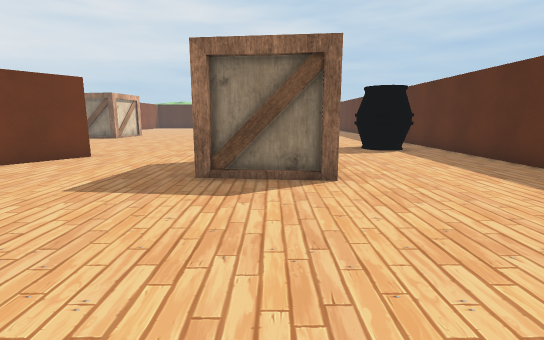
[1] (above)

16 first-person views from a walk through a scene from a Unity 3-D project. The camera is 1.2 m above the floor, tilts 10° down and sees 85° across. The floor is counted in squares, 1 m on a side. Each view is taken from the middle of a square. On the plan, view 1 faces up. The plan holds only what a view shows up to about 13 squares ahead; the rest is blank. The place goes on beyond the plan. Some surface patterns are stand-ins.

[2]
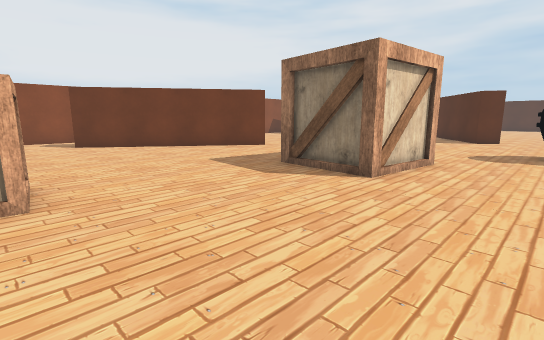

[3]
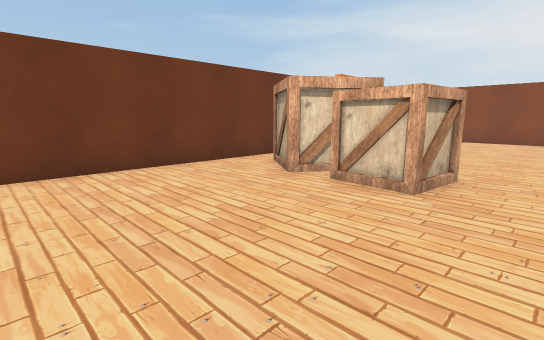

[4]
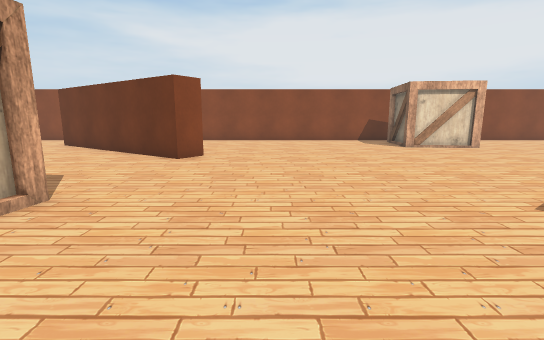

[5]
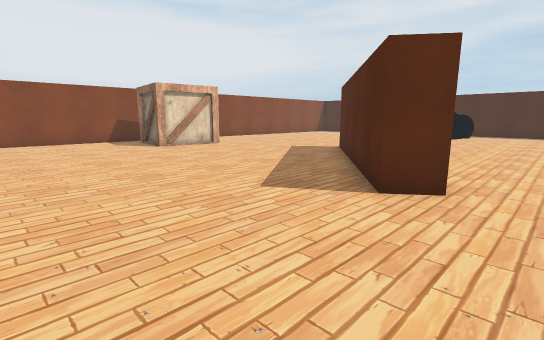

[6]
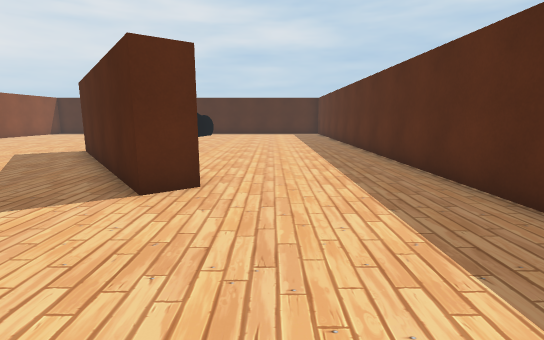

[7]
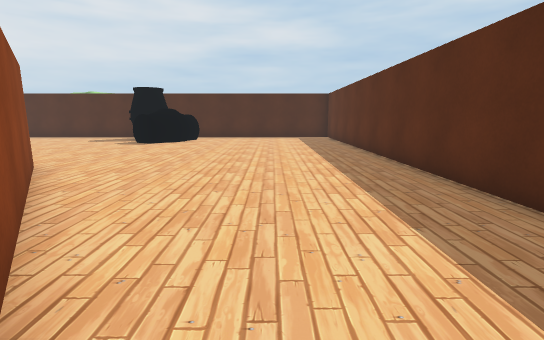

[8]
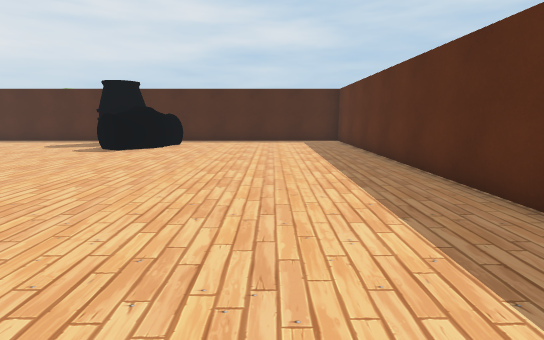

[9]
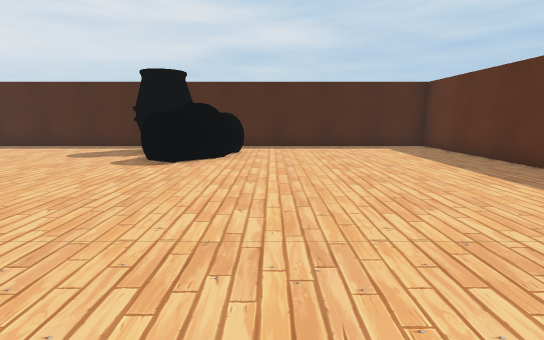

[10]
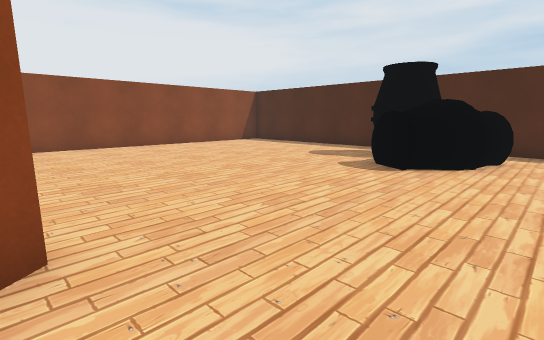

[11]
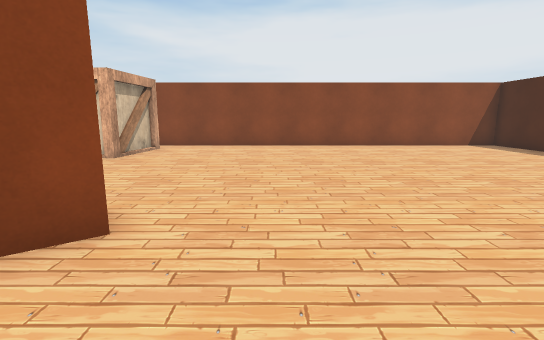

[12]
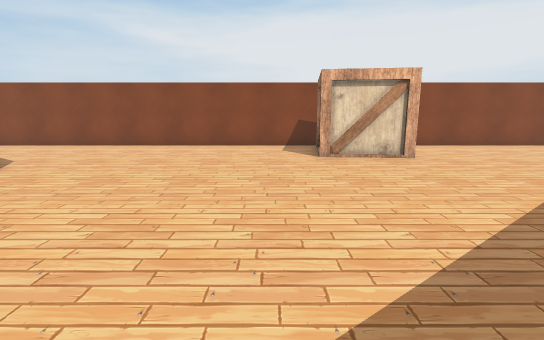

[13]
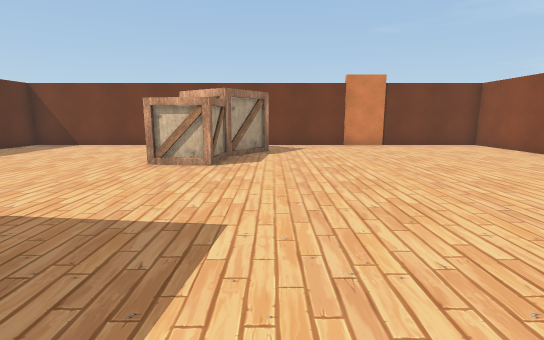

[14]
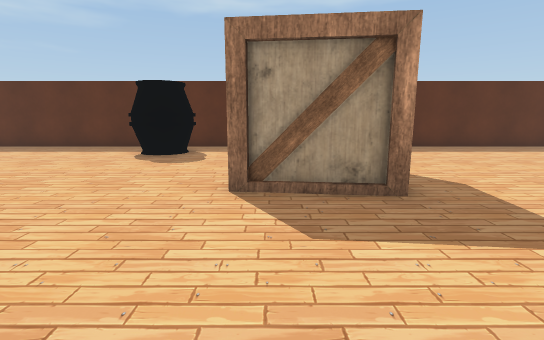

[15]
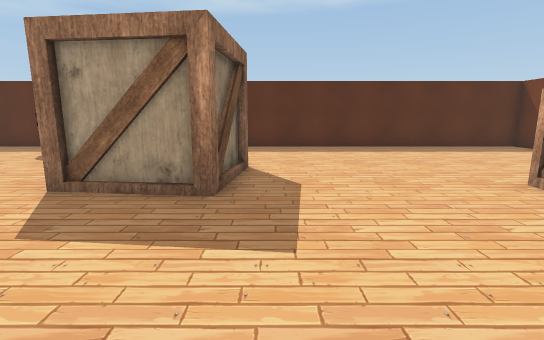

[16]
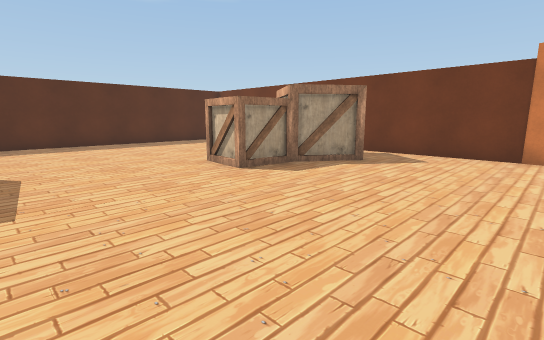

### Floor plan
Key: @ floor where view 1 was taken; # wall or solid block; . floor; B barrel; A box.
Columns run from 13 left of view 1 to 7 right of it. Each row starts with its distance up from view 1.
 35 ########   ##########
 34 #........   ........#
 33 #.......B BB........#
 32 #........BBBB.......#
 31 #........BBB........#
 30 #.........B.........#
 29 #...................#
 28 #...................#
 27 #...................#
 26 #...................#
 25 #...................#
 24 #...................#
 23 #.........#.........#
 22 #.........##........#
 21 #..........##.......#
 20 #.A##......##.......#
 19 #A ##.......##......#
 18 #A #A........##.....#
 17 #.............#.....#
 16 #...................#
 15 #...................#
 14 #...................#
 13 #................B..#
 12 #................B .#
 11 #................BB.#
 10 #...................#
  9 #.....##............#
  8 #.... #.....# A.....#
  7 #... ##.....###.....#
  6 #.. ##......###.....#
  5 #.  #...............#
  4 #  ##...............#
  3 # .#................#
  2 #...................#
  1 #...................#
  0 #..........AA@......#
 -1 #..........AA.......#
 -2 #.........AAA.......#
 -3 #........AAA........#
 -4 #..........A........#
 -5 #####################

Where each view was taken, in squares from view 1:
view 1: 0 up, 0 right, facing up
view 2: 0 up, 4 right, facing up-left
view 3: 2 up, 4 right, facing down-left
view 4: 12 up, 3 right, facing left
view 5: 12 up, 3 right, facing up-left
view 6: 12 up, 3 right, facing up
view 7: 16 up, 3 right, facing up
view 8: 19 up, 3 right, facing up
view 9: 22 up, 0 right, facing up
view 10: 23 up, 0 right, facing up-left
view 11: 25 up, 0 right, facing left
view 12: 16 up, 0 right, facing left
view 13: 8 up, 4 left, facing down
view 14: 8 up, 6 left, facing right
view 15: 5 up, 6 left, facing right
view 16: 5 up, 8 left, facing down-right
